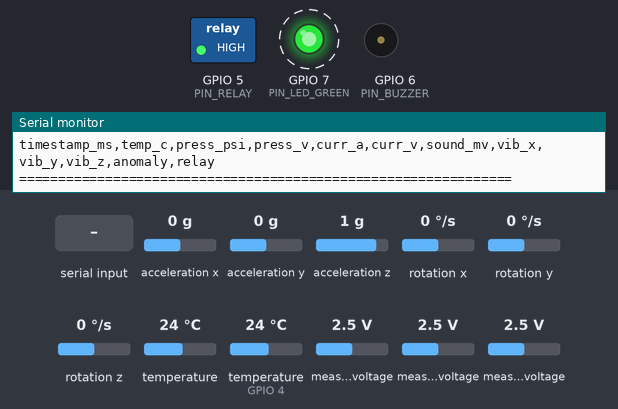
Simulated run of this sketch. Board: ESP32-S3. Parts: switched loads named in the sketch (green lamp = pin HIGH), output pins drawn as LEDs (lit = HIGH), buzzer (waves = sounding, pin HIGH), the last lines printed to the serial monitor. Dashed ring = blinking. The inputs (shaded band) are chosen by the test bench; at power-on: measured voltage 2.5 V, acceleration x 0 g, acceleration y 0 g, acceleration z 1 g, rotation x 0 °/s, rotation y 0 °/s, rotation z 0 °/s, temperature 24 °C, temperature (sensor on GPIO 4) 24 °C.

Above: at 1.3 s.
2.5 s: "CMD:STOP\n" received over Serial
At 4.0 s:
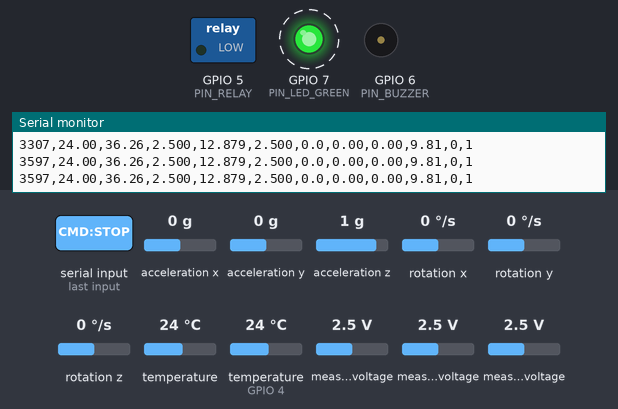
6.9 s: "CMD:RESET\n" received over Serial
At 8.1 s:
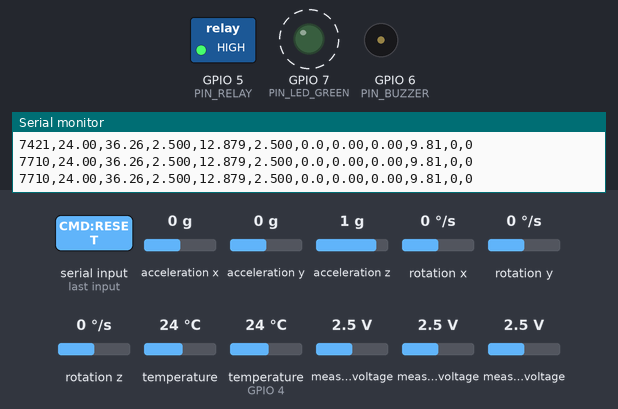
10.4 s: measured voltage (sensor 200) set to 2.8 V
13.9 s: measured voltage (sensor 200) set to 3.1 V
At 15.7 s:
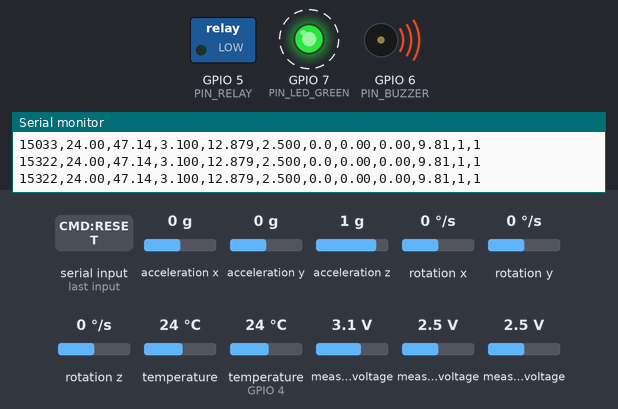
17.4 s: "CMD:START\n" received over Serial
At 17.82 s:
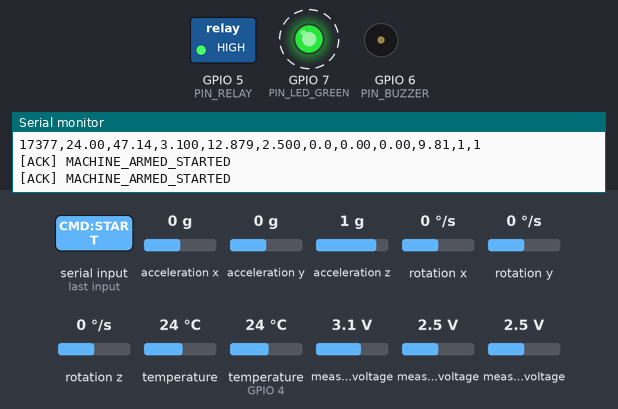
Timing chart, 0 to 21.9 s (numbered marks = the images above; inputs shaded):
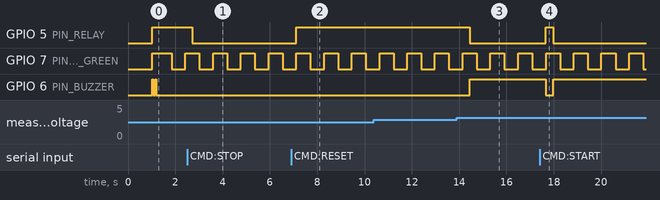

Measured:
- the behaviour switches between 2.9 and 3 V on measured voltage (sensor 200) (found by bisection; images 2 and 3)
- after the input at 2.5 s, GPIO 5 (PIN_RELAY): HIGH → LOW after 0.22 s
- after the input at 6.9 s, GPIO 5 (PIN_RELAY): LOW → HIGH after 0.21 s
- after the input at 13.9 s, GPIO 5 (PIN_RELAY): HIGH → LOW after 0.55 s; GPIO 6 (PIN_BUZZER): LOW → HIGH after 0.55 s
- after the input at 17.4 s, GPIO 5 (PIN_RELAY): LOW → HIGH after 0.27 s, → LOW 0.30 s later; GPIO 6 (PIN_BUZZER): HIGH → LOW after 0.27 s, → HIGH 0.30 s later
- by itself, GPIO 7 (PIN_LED_GREEN): alternates HIGH for 0.59 s and LOW for 0.58 s

The sketch:

esp32s3_multimodal_acquisition.ino
```cpp
/**
 * @file esp32s3_multimodal_acquisition.ino
 * @brief Component 01: Multi-Modal Edge Acquisition & Fail-Safe Firmware
 * @author Weerakoon W.M.M.B (IT23155152) - J26-SE-326
 *
 * Target Board: ESP32-S3 DevKitC-1 N16R8 (Xtensa LX7 Dual-Core @ 240 MHz)
 * Hardware Architecture: Rev 3.0 Left-Edge Row A Master Signal Bus
 */

#include <Arduino.h>
#include <Wire.h>
#include <OneWire.h>
#include <DallasTemperature.h>
#include <Adafruit_MPU6050.h>
#include <Adafruit_Sensor.h>
#include <Adafruit_ADS1X15.h>

#include "sensor_config.h"
#include "feature_extractor.h"
#include "statistical_detector.h"
#include "telemetry_packet.h"

// Peripheral Instances
OneWire oneWire(PIN_DS18B20);
DallasTemperature tempSensor(&oneWire);
Adafruit_MPU6050 mpu;
Adafruit_ADS1115 ads;

// DSP Feature Extraction & Edge Anomaly Inference Engines
MultiModalFeatureExtractor featureExtractor;
StatisticalAnomalyDetector edgeDetector;

// Operational Flags
bool mpu_ready = false;
bool ads_ready = false;
bool temp_ready = false;

// Dynamic Telemetry State
MultiModalTelemetry currentFrame;
float cachedTemperature = 25.0f;
bool emergencyCutoffLatched = false;
bool manualEStopActive      = false;
float pressureZeroOffsetV   = PRESSURE_ZERO_OFFSET_V;

// Non-blocking Timing Trackers
uint32_t lastFastSampleTime = 0;
uint32_t lastSlowSampleTime = 0;
uint32_t lastHeartbeatTime  = 0;
bool ledHeartbeatState      = false;

void setup() {
    Serial.begin(115200);
    Serial0.begin(115200);
    delay(1000);

    Serial.println("\n===============================================================");
    Serial.println("  J26-SE-326: ESP32-S3 Multi-Modal Industrial Acquisition    ");
    Serial.println("  Component 01: Edge Sensing, Dual-Rate DSP & Fail-Safe Layer  ");
    Serial.println("  Researcher: Weerakoon W.M.M.B (IT23155152)                   ");
    Serial.println("===============================================================");

    // 1. Configure Actuator & Alarm Pins
    pinMode(PIN_LED_GREEN, OUTPUT);
    pinMode(PIN_BUZZER, OUTPUT);
    pinMode(PIN_RELAY, OUTPUT);

    // Initial state: Relay Armed (energized/closed for compressor motor), LED ON
    digitalWrite(PIN_RELAY, RELAY_STATE_ARMED); // Active-high: HIGH = COM connected to NO (armed)
    digitalWrite(PIN_LED_GREEN, HIGH);

    // Startup Diagnostic Beep Sequence (2 chirps)
    digitalWrite(PIN_BUZZER, HIGH); delay(50); digitalWrite(PIN_BUZZER, LOW); delay(80);
    digitalWrite(PIN_BUZZER, HIGH); delay(50); digitalWrite(PIN_BUZZER, LOW);

    // 2. Initialize Shared I2C Bus (SDA = GPIO 8, SCL = GPIO 9)
    Wire.begin(PIN_I2C_SDA, PIN_I2C_SCL);
    Wire.setClock(400000); // 400 kHz Fast-Mode I2C

    // 3. Initialize MPU-6050 Accelerometer
    if (mpu.begin(ADDR_MPU6050, &Wire)) {
        mpu.setAccelerometerRange(MPU6050_RANGE_4_G);
        mpu.setFilterBandwidth(MPU6050_BAND_21_HZ);
        mpu_ready = true;
        Serial.println("[OK] MPU-6050 Vibration Sensor online at 0x68");
    } else {
        Serial.println("[WARN] MPU-6050 Not Found at 0x68. Check I2C bus.");
    }

    // 4. Initialize ADS1115 Precision ADC
    if (ads.begin(ADDR_ADS1115, &Wire)) {
        ads.setGain(GAIN_ONE); // +/- 4.096V range (1 bit = 0.125 mV)
        ads_ready = true;
        Serial.println("[OK] ADS1115 16-Bit ADC online at 0x48");
    } else {
        Serial.println("[WARN] ADS1115 Not Found at 0x48. Check I2C bus.");
    }

    // 5. Initialize DS18B20 1-Wire Temperature Sensor
    tempSensor.begin();
    tempSensor.setWaitForConversion(false); // Non-blocking conversion mode
    tempSensor.requestTemperatures();
    temp_ready = true;
    Serial.println("[OK] DS18B20 1-Wire Temperature Sensor online on GPIO 4");

    Serial.println("\n[SYSTEM] Starting Dual-Rate Telemetry Stream (25 Hz fast / 1 Hz slow)...");
    Serial.println(MultiModalTelemetry::getCSVHeader());
    Serial0.println(MultiModalTelemetry::getCSVHeader());
    Serial.println("===============================================================\n");
}

void loop() {
    uint32_t now = millis();

    // -------------------------------------------------------------
    // TASK 0: Process Host Serial Commands (START, STOP, RESET)
    // -------------------------------------------------------------
    while (Serial.available() > 0) {
        String cmd = Serial.readStringUntil('\n');
        cmd.trim();
        if (cmd == "CMD:RESET") {
            manualEStopActive = false;
            emergencyCutoffLatched = false;
            digitalWrite(PIN_RELAY, RELAY_STATE_ARMED);
            digitalWrite(PIN_BUZZER, LOW);
            edgeDetector.reset();
            featureExtractor.reset();
            Serial.println("[ACK] SAFETY_INTERLOCK_RESET");
            Serial0.println("[ACK] SAFETY_INTERLOCK_RESET");
        } else if (cmd == "CMD:STOP") {
            manualEStopActive = true;
            emergencyCutoffLatched = true;
            digitalWrite(PIN_RELAY, RELAY_STATE_TRIPPED);
            digitalWrite(PIN_BUZZER, LOW);
            Serial.println("[ACK] MANUAL_ESTOP_TRIPPED");
            Serial0.println("[ACK] MANUAL_ESTOP_TRIPPED");
        } else if (cmd == "CMD:START") {
            manualEStopActive = false;
            emergencyCutoffLatched = false;
            digitalWrite(PIN_RELAY, RELAY_STATE_ARMED);
            digitalWrite(PIN_BUZZER, LOW);
            edgeDetector.reset();
            featureExtractor.reset();
            Serial.println("[ACK] MACHINE_ARMED_STARTED");
            Serial0.println("[ACK] MACHINE_ARMED_STARTED");
        } else if (cmd == "CMD:TARE_P" || cmd == "CMD:CAL_PRESSURE") {
            pressureZeroOffsetV = currentFrame.pressure_volts;
            Serial.printf("[ACK] PRESSURE_SENSOR_TARED offset=%.3fV\n", pressureZeroOffsetV);
            Serial0.printf("[ACK] PRESSURE_SENSOR_TARED offset=%.3fV\n", pressureZeroOffsetV);
        } else if (cmd == "CMD:RESET_CAL_P") {
            pressureZeroOffsetV = PRESSURE_ZERO_OFFSET_V;
            Serial.printf("[ACK] PRESSURE_CAL_RESET default=%.3fV\n", pressureZeroOffsetV);
            Serial0.printf("[ACK] PRESSURE_CAL_RESET default=%.3fV\n", pressureZeroOffsetV);
        }
    }

    // -------------------------------------------------------------
    // TASK 1: LED Heartbeat (500 ms)
    // -------------------------------------------------------------
    if (now - lastHeartbeatTime >= HEARTBEAT_INTERVAL_MS) {
        lastHeartbeatTime = now;
        ledHeartbeatState = !ledHeartbeatState;
        digitalWrite(PIN_LED_GREEN, ledHeartbeatState ? HIGH : LOW);
    }

    // -------------------------------------------------------------
    // TASK 2: Slow Loop (1 Hz) - Thermodynamic Acquisition (DS18B20)
    // -------------------------------------------------------------
    if (now - lastSlowSampleTime >= SLOW_SAMPLE_INTERVAL_MS) {
        lastSlowSampleTime = now;
        if (temp_ready) {
            float t = tempSensor.getTempCByIndex(0);
            if (t > -50.0f && t < 125.0f) {
                cachedTemperature = t;
            }
            tempSensor.requestTemperatures(); // Trigger next conversion asynchronously
        }
    }

    // -------------------------------------------------------------
    // TASK 3: Fast Loop (25 Hz / 40 ms) - Mechanical & Acoustic
    // -------------------------------------------------------------
    if (now - lastFastSampleTime >= FAST_SAMPLE_INTERVAL_MS) {
        lastFastSampleTime = now;

        currentFrame.timestamp_ms = now;
        currentFrame.temperature_c = cachedTemperature;

        // 3a. Read MPU-6050 Vibration
        if (mpu_ready) {
            sensors_event_t a, g, temp;
            mpu.getEvent(&a, &g, &temp);
            currentFrame.accel_x_ms2 = a.acceleration.x;
            currentFrame.accel_y_ms2 = a.acceleration.y;
            currentFrame.accel_z_ms2 = a.acceleration.z;
        } else {
            currentFrame.accel_x_ms2 = 0.0f;
            currentFrame.accel_y_ms2 = 0.0f;
            currentFrame.accel_z_ms2 = GRAVITY_EARTH;
        }

        // 3b. Read ADS1115 Analog Modalities
        if (ads_ready) {
            // Channel A0: G1/4 Pressure Transducer
            int16_t rawP = ads.readADC_SingleEnded(ADC_CH_PRESSURE);
            currentFrame.pressure_volts = ads.computeVolts(rawP);
            if (currentFrame.pressure_volts >= (pressureZeroOffsetV - 0.05f)) {
                currentFrame.pressure_psi = ((currentFrame.pressure_volts - pressureZeroOffsetV) / PRESSURE_SPAN_VOLTS) * PRESSURE_MAX_PSI;
                if (currentFrame.pressure_psi < 0.0f) currentFrame.pressure_psi = 0.0f;
            } else {
                currentFrame.pressure_psi = 0.0f;
            }

            // Channel A1: ACS712-30A Current Sensor
            int16_t rawI = ads.readADC_SingleEnded(ADC_CH_CURRENT);
            currentFrame.motor_current_volts = ads.computeVolts(rawI);
            currentFrame.motor_current_a = (currentFrame.motor_current_volts - CURRENT_ZERO_OFFSET_V) / CURRENT_SENSITIVITY_V_A;
            if (currentFrame.motor_current_a < 0.0f) currentFrame.motor_current_a = -currentFrame.motor_current_a; // RMS magnitude

            // Channel A2: MAX4466 Acoustic Microphone (Peak-to-Peak Window)
            float minV = 4.0f, maxV = 0.0f;
            for (int i = 0; i < ACOUSTIC_WINDOW_SAMPLES; i++) {
                float v = ads.computeVolts(ads.readADC_SingleEnded(ADC_CH_ACOUSTIC));
                if (v < minV) minV = v;
                if (v > maxV) maxV = v;
            }
            currentFrame.acoustic_mv = (maxV - minV) * 1000.0f;
        }

        // ---------------------------------------------------------
        // 3c. Sliding-Window Multi-Modal DSP Feature Computation
        // ---------------------------------------------------------
        featureExtractor.pushVibration(currentFrame.accel_x_ms2, currentFrame.accel_y_ms2, currentFrame.accel_z_ms2);
        featureExtractor.pushPressure(currentFrame.pressure_psi, now);
        featureExtractor.pushCurrent(currentFrame.motor_current_a);
        featureExtractor.pushAcoustic(currentFrame.acoustic_mv);

        DSPFeatureVector dsp = featureExtractor.computeFeatures();
        currentFrame.dsp_ready              = dsp.is_ready;
        currentFrame.dsp_vib_x_rms          = dsp.vib_x_rms;
        currentFrame.dsp_vib_composite_rms  = dsp.vib_composite_rms;
        currentFrame.dsp_vib_kurtosis       = dsp.vib_x_kurtosis;
        currentFrame.dsp_vib_crest_factor   = dsp.vib_x_crest_factor;
        currentFrame.dsp_delta_p_dt         = dsp.delta_pressure_dt;
        currentFrame.dsp_motor_current_rms  = dsp.motor_current_rms;
        currentFrame.dsp_acoustic_energy_mv = dsp.acoustic_energy_mv;

        // ---------------------------------------------------------
        // 3d. Edge Statistical Anomaly Detection & Fail-Safe Interlock (<50 ms)
        // ---------------------------------------------------------
        AnomalyResult det = edgeDetector.evaluate(dsp, currentFrame.pressure_psi, currentFrame.temperature_c);

        if (manualEStopActive) {
            // Operator triggered intentional manual E-stop from dashboard
            currentFrame.anomaly_flag  = false;
            currentFrame.anomaly_score = 0.0f;
            currentFrame.fault_cause   = "MANUAL_ESTOP";
            digitalWrite(PIN_RELAY, RELAY_STATE_TRIPPED);
            digitalWrite(PIN_BUZZER, LOW); // Buzzer remains silent during intentional operator shutdown
        } else {
            currentFrame.anomaly_flag  = det.is_anomalous;
            currentFrame.anomaly_score = det.anomaly_score;
            currentFrame.fault_cause   = det.fault_cause;

            if (det.trip_relay || currentFrame.pressure_psi >= PRESSURE_SAFETY_LIMIT_PSI) {
                emergencyCutoffLatched = true;
                digitalWrite(PIN_RELAY, RELAY_STATE_TRIPPED); // De-energize active-high relay to cut off compressor (<50ms)
                digitalWrite(PIN_BUZZER, HIGH); // Continuous audible alarm tone for real emergency fault
                currentFrame.anomaly_flag = true;
            } else {
                if (!emergencyCutoffLatched) {
                    // Keep relay armed and buzzer silent under normal operating conditions
                    digitalWrite(PIN_RELAY, RELAY_STATE_ARMED);
                    digitalWrite(PIN_BUZZER, LOW);
                }
            }
        }
        currentFrame.relay_latched = emergencyCutoffLatched;

        // ---------------------------------------------------------
        // 3e. Stream Structured CSV Telemetry Packet
        // ---------------------------------------------------------
        String csvLine = currentFrame.toCSV();
        Serial.println(csvLine);
        Serial0.println(csvLine);
    }
}
```

feature_extractor.h
```cpp
#ifndef FEATURE_EXTRACTOR_H
#define FEATURE_EXTRACTOR_H

#include <stdint.h>
#include <math.h>
#include <stddef.h>

/**
 * @brief Zero-allocation circular ring buffer for embedded sliding window DSP
 * @tparam T Data type (e.g., float)
 * @tparam Capacity Fixed maximum window capacity (e.g. 64 or 128 samples)
 */
template <typename T, size_t Capacity>
class CircularBuffer {
private:
    T buffer[Capacity];
    size_t head = 0;
    size_t count = 0;

public:
    CircularBuffer() : head(0), count(0) {}

    void push(T value) {
        buffer[head] = value;
        head = (head + 1) % Capacity;
        if (count < Capacity) {
            count++;
        }
    }

    void clear() {
        head = 0;
        count = 0;
    }

    size_t size() const { return count; }
    size_t capacity() const { return Capacity; }
    bool isFull() const { return count == Capacity; }

    T get(size_t index) const {
        if (index >= count) return T();
        size_t actualIndex;
        if (count < Capacity) {
            actualIndex = index;
        } else {
            actualIndex = (head + index) % Capacity;
        }
        return buffer[actualIndex];
    }
};

/**
 * @brief Extracted multi-modal feature vector representing compressor mechanical & physical condition
 * Conforms directly to shared interface contracts (c01_to_c02_telemetry_contract.json)
 */
struct DSPFeatureVector {
    // Mechanical Vibration Metrics (ISO 10816 standards)
    float vib_x_rms;          // Vibration Root Mean Square (m/s^2)
    float vib_y_rms;
    float vib_z_rms;
    float vib_composite_rms;  // sqrt(x^2 + y^2 + z^2)
    float vib_x_kurtosis;     // 4th statistical moment: impulsiveness metric for bearing/valve knock
    float vib_x_crest_factor; // Ratio of Peak to RMS: early impact indicator
    float vib_x_peak_to_peak; // Total excursion min to max (m/s^2)

    // Thermodynamic Pneumatic Metrics
    float pressure_current_psi;
    float pressure_mean_psi;
    float delta_pressure_dt;  // Rate of pressure change (PSI per second)

    // Electrical Motor Metrics
    float motor_current_rms;  // True RMS current (Amperes)
    float motor_current_peak; // Peak startup / compression stroke current (Amperes)

    // Acoustic Metrics
    float acoustic_energy_mv; // Windowed acoustic RMS energy (mV)
    float acoustic_peak_mv;   // Max acoustic peak-to-peak burst (mV)

    bool is_ready;            // True when sliding window buffer is sufficiently populated
};

/**
 * @brief Sliding-window embedded DSP feature extractor for industrial air compressors
 */
class MultiModalFeatureExtractor {
public:
    static const size_t VIBRATION_WINDOW_SIZE = 64;  // ~2.5 seconds at 25 Hz
    static const size_t PRESSURE_WINDOW_SIZE  = 16;  // ~0.64 seconds at 25 Hz
    static const size_t CURRENT_WINDOW_SIZE   = 32;  // ~1.28 seconds at 25 Hz
    static const size_t ACOUSTIC_WINDOW_SIZE  = 32;

private:
    CircularBuffer<float, VIBRATION_WINDOW_SIZE> vibXBuffer;
    CircularBuffer<float, VIBRATION_WINDOW_SIZE> vibYBuffer;
    CircularBuffer<float, VIBRATION_WINDOW_SIZE> vibZBuffer;

    CircularBuffer<float, PRESSURE_WINDOW_SIZE> pressureBuffer;
    CircularBuffer<uint32_t, PRESSURE_WINDOW_SIZE> pressureTimeBuffer;

    CircularBuffer<float, CURRENT_WINDOW_SIZE> currentBuffer;
    CircularBuffer<float, ACOUSTIC_WINDOW_SIZE> acousticBuffer;

public:
    MultiModalFeatureExtractor();

    void pushVibration(float x, float y, float z);
    void pushPressure(float psi, uint32_t timestamp_ms);
    void pushCurrent(float current_a);
    void pushAcoustic(float sound_mv);

    DSPFeatureVector computeFeatures();

    void reset() {
        vibXBuffer.clear();
        vibYBuffer.clear();
        vibZBuffer.clear();
        pressureBuffer.clear();
        pressureTimeBuffer.clear();
        currentBuffer.clear();
        acousticBuffer.clear();
    }

    // Core statistical functions
    static float computeMean(const float* data, size_t n);
    static float computeRMS(const float* data, size_t n);
    static float computePeakToPeak(const float* data, size_t n, float& peak_abs);
    static float computeKurtosis(const float* data, size_t n, float mean, float std_dev);
    static float computeStdDev(const float* data, size_t n, float mean);
};

#endif // FEATURE_EXTRACTOR_H
```

Source omitted: feature_extractor.cpp (6731 bytes), statistical_detector.h (8628 bytes), telemetry_packet.h (5131 bytes), sensor_config.h (3214 bytes)
